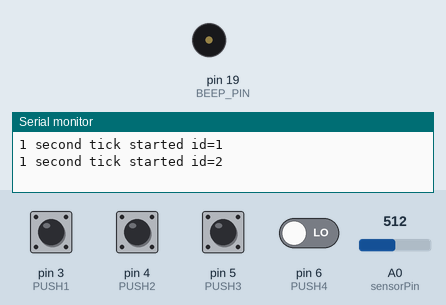
The sketch below on a simulated Arduino Uno, built with avr-gcc and run on an emulated ATmega328P. On the bench: buzzer (waves = sounding), the last lines printed to the serial monitor. Inputs (shaded band) come from the test bench; at power-on: pin 3 (PUSH1), pin 4 (PUSH2), pin 5 (PUSH3), pin 6 (PUSH4) LOW, A0 (sensorPin) = 512.

Above: at 3.3 s.
3.4 s: pin 6 (PUSH4) driven HIGH
At 4.7 s:
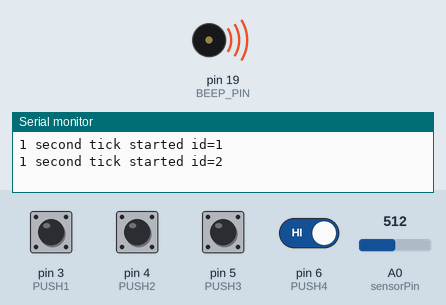
9.4 s: A0 (sensorPin) set to 306
11.1 s: pin 6 (PUSH4) driven LOW
At 12.0 s:
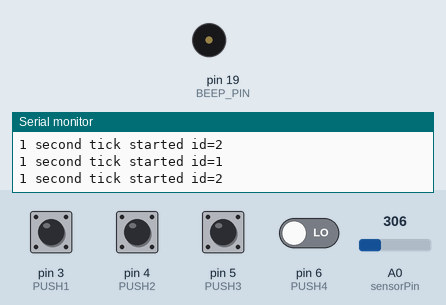
Timing chart, 0 to 13.6 s (numbered marks = the images above; inputs shaded):
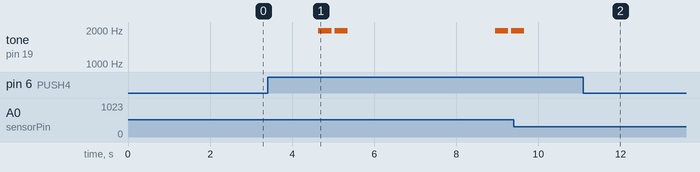

Measured:
- after the input at 3.4 s, tone on pin 19 (BEEP_PIN): plays 1974 Hz for 0.32 s, 1974 Hz for 0.32 s, 1974 Hz for 0.32 s, 1973 Hz for 0.06 s, starting after 1.2 s
- after the input at 11.1 s, tone on pin 19 (BEEP_PIN): stays silent (without the input it goes to 1974 Hz after 2.2 s)

The sketch:

Reflow_Control.ino
```cpp
/*
 * Author: Sean Lam
 * Date: April 13, 2017
 * Purpose: Control reflow process by selecting temperatures and times
 * NOTE: LCD Code has been adapted from Dr. Jesus Calvino-Fraga from ELEC 291
 *        (a project course for 2nd year electrical engineers at the
 *         University of British Columbia).
 */

#include "Timer.h"  //http://github.com/JChristensen/Timer

#define SSR_PIN 2
#define COOL_TEMP 60

// Pushbutton pin assignments
#define PUSH1 3
#define PUSH2 4
#define PUSH3 5
#define PUSH4 6

// LCD pin assignments
#define LCD_RS 7
#define LCD_RW 8
#define LCD_E  9
#define LCD_D4 10
#define LCD_D5 11
#define LCD_D6 12
#define LCD_D7 13
#define CHARS_PER_LINE 16

// Beeper
#define BEEP_PIN 19
#define BEEP_PERIOD 250

// Timer object
Timer t;

// Variables
char BUFF[CHARS_PER_LINE];
int soak_temp, soak_time, reflow_temp, reflow_time;
int soak_temp_ones, soak_temp_tens, soak_temp_hundreds;
int reflow_temp_ones, reflow_temp_tens, reflow_temp_hundreds;
int soak_time_mins, soak_time_secs;
int reflow_time_mins, reflow_time_secs;
double temperature, reading_1, reading_2;
int sensorPin = A0;
int state;
int select_parameter;

void setup() {
  // Set digital pins 7 - 13 on Arduino as output to LCD
  pinMode(LCD_RS, OUTPUT);
  pinMode(LCD_RW, OUTPUT);
  pinMode(LCD_E, OUTPUT);
  pinMode(LCD_D4, OUTPUT);
  pinMode(LCD_D5, OUTPUT);
  pinMode(LCD_D6, OUTPUT);
  pinMode(LCD_D7, OUTPUT);

  // Set up SSR pin and turn off oven
  pinMode(SSR_PIN, OUTPUT);
  digitalWrite(SSR_PIN, LOW);

  // Set digital pins 3 - 6 on Arduino as pushbutton inputs
  pinMode(PUSH1, INPUT);
  pinMode(PUSH2, INPUT);
  pinMode(PUSH3, INPUT);
  pinMode(PUSH4, INPUT);

  // Set digital pin 19 as beeper output
  pinMode(BEEP_PIN, OUTPUT);

  // Set up serial port with 9600 baud rate
  Serial.begin(9600);

  // Set up time decrement
  int tickEvent1 = t.every(990, decrementSoakTime);
  Serial.print("1 second tick started id=");
  Serial.println(tickEvent1);

  int tickEvent2 = t.every(990, decrementReflowTime);
  Serial.print("1 second tick started id=");
  Serial.println(tickEvent2);
}

void loop() {
  int i;

  // Initialise
  LCD_4BIT();

  LCDprint("REFLOW OVEN", 1, 1);
  LCDprint("CONTROLLER V1.0", 2, 1);
  delay(2000);
  clear_LCD();

  // Initialize variable for "SELECT REFLOW PROFILE" state
  state = 0;
  soak_temp = 0;
  soak_time = 0;
  reflow_temp = 0;
  reflow_time = 0;

  soak_temp_ones = 0;
  soak_temp_tens = 0;
  soak_temp_hundreds = 0;

  reflow_temp_ones = 0;
  reflow_temp_tens = 0;
  reflow_temp_hundreds = 0;

  soak_time_mins = 0;
  soak_time_secs = 0;

  reflow_time_mins = 0;
  reflow_time_secs = 0;

  while(1)
  {
    /********** STATE 0: SELECT REFLOW PROFILE ****************/
    select_parameter = 0;
    while(state == 0)
    {
      if(select_parameter == 0)
      { // Select Soak Temperature
        select_parameter = Select_Soak_Temp();
      }
      else if(select_parameter == 1)
      { // Select Soak Time
        select_parameter = Select_Soak_Time();
      }
      else if(select_parameter == 2)
      { // Select Reflow Temperature
        select_parameter = Select_Reflow_Temp();
      }
      else if(select_parameter == 3)
      { // Select Reflow Time
        select_parameter = Select_Reflow_Time();
      }
      else if(select_parameter == 4)
      {
        state = Start_Reflow_YN();
        if(state == 0)
        {
          select_parameter = 0;
        }
      }
    }

    Beep_Milli_Secs(300);

    /********** STATE 1: SOAK TEMPERATURE ****************/
    while(state == 1)
    {
      digitalWrite(SSR_PIN, HIGH);
      temperature = analogRead(sensorPin)/2.7 + 20.0;
      displayTemperature(temperature, state);

      if(temperature > (soak_temp))
      {
        state = 2;
      }
    }

    Beep_Milli_Secs(300);

    /************** STATE 2: SOAK TIME ******************/
    while(state == 2)
    {
      temperature = analogRead(sensorPin)/2.7 + 20.0;
      displayTemperature(temperature, state);

      t.update();

      if(temperature > soak_temp)
      {
        digitalWrite(SSR_PIN, LOW);
      }
      else
      {
        digitalWrite(SSR_PIN, HIGH);
      }

      if(soak_time <= 0)
      {
        state = 3;
      }
    }

    Beep_Milli_Secs(300);

    /************** STATE 3: REFLOW TEMPERATURE ******************/
    while(state == 3)
    {
      digitalWrite(SSR_PIN, HIGH);
      temperature = analogRead(sensorPin)/2.7 + 20.0;
      displayTemperature(temperature, state);

      if(temperature > reflow_temp)
      {
        state = 4;
      }
    }

    Beep_Milli_Secs(300);

    /************** STATE 4: REFLOW TIME ******************/
    while(state == 4)
    {
      temperature = analogRead(sensorPin)/2.7 + 20.0;
      displayTemperature(temperature, state);

      t.update();

      if(temperature > reflow_temp)
      {
        digitalWrite(SSR_PIN, LOW);
      }
      else
      {
        digitalWrite(SSR_PIN, HIGH);
      }

      if(reflow_time <= 0)
      {
        state = 5;
      }
    }

    Beep_Milli_Secs(1000);

    /************** STATE 5: COOLING ******************/
    while(state == 5)
    {
      temperature = analogRead(sensorPin)/2.7 + 20.0;
      displayTemperature(temperature, state);
      digitalWrite(SSR_PIN, LOW);

      if(temperature < COOL_TEMP)
      {
        state = 0;
        for(i = 0; i < 60; i++)
        {
          LCDprint("DONE DONE DONE", 1, 1);
          LCDprint("DONE DONE DONE", 2, 1);
          Beep_Milli_Secs(500);
          clear_LCD();
          Beep_Milli_Secs(500);
        }
      }
    }
  }
}

/****************************************************/
/************ REFLOW PROCESS FUNCTIONS **************/
/****************************************************/
int Select_Soak_Temp(void)
{
  int set_select_parameter = 0;

  // Add digits
  soak_temp = (soak_temp_hundreds*100) + (soak_temp_tens*10) + soak_temp_ones;
  sprintf(BUFF, "%d deg C", soak_temp);

  // Display selected soak temperature
  LCDprint("Soak Temperature", 1, 1);
  LCDprint(BUFF, 2, 1);

  if(digitalRead(PUSH1))
  {
    delay(100);
    soak_temp_hundreds = soak_temp_hundreds + 1;
    if(soak_temp_hundreds == 10)
    { // overflow handling
      soak_temp_hundreds = 0;
    }
  }
  else if(digitalRead(PUSH2))
  {
    delay(100);
    soak_temp_tens = soak_temp_tens + 1;
    if(soak_temp_tens == 10)
    { // overflow handling
      soak_temp_tens = 0;
    }
  }
  else if(digitalRead(PUSH3))
  {
    delay(100);
    soak_temp_ones = soak_temp_ones + 1;
    if(soak_temp_ones == 10)
    { // overflow handling
      soak_temp_hundreds = 0;
    }
  }
  else if(digitalRead(PUSH4))
  {
    delay(100);
    set_select_parameter = 1;
    clear_LCD();
  }

  return set_select_parameter;
}

int Select_Soak_Time(void)
{
  int set_select_parameter = 1;

  soak_time = (soak_time_mins*60) + soak_time_secs;

  sprintf(BUFF, "%d mins %d secs", soak_time_mins, soak_time_secs);
  LCDprint("Soak Time", 1, 1);
  LCDprint(BUFF, 2, 1);

  if(digitalRead(PUSH1))
  {
    delay(50);
    soak_time_mins = soak_time_mins + 1;
    if(soak_time_mins == 10)
    { // overflow handling
      soak_time_mins = 0;
    }
  }
  else if(digitalRead(PUSH2))
  {
    delay(50);
    soak_time_secs = soak_time_secs + 1;
    if(soak_time_secs == 60)
    { // overflow handling
      soak_time_secs = 0;
    }
  }
  else if(digitalRead(PUSH3))
  {
    delay(50);
    soak_time_secs = soak_time_secs - 1;
    if(soak_time_secs == -1)
    { // overflow handling
      soak_time_secs = 59;
    }
  }
  else if(digitalRead(PUSH4))
  {
    delay(100);
    set_select_parameter = 2;
    clear_LCD();
  }

  return set_select_parameter;
}

int Select_Reflow_Temp(void)
{
  int set_select_parameter = 2;

  // Add digits
  reflow_temp = (reflow_temp_hundreds*100) + (reflow_temp_tens*10) + reflow_temp_ones;
  sprintf(BUFF, "%d deg C", reflow_temp);

  // Display selected soak temperature
  LCDprint("Reflow Temp.", 1, 1);
  LCDprint(BUFF, 2, 1);

  if(digitalRead(PUSH1))
  {
    delay(100);
    reflow_temp_hundreds = reflow_temp_hundreds + 1;
    if(reflow_temp_hundreds == 10)
    { // overflow handling
      reflow_temp_hundreds = 0;
    }
  }
  else if(digitalRead(PUSH2))
  {
    delay(100);
    reflow_temp_tens = reflow_temp_tens + 1;
    if(reflow_temp_tens == 10)
    { // overflow handling
      reflow_temp_tens = 0;
    }
  }
  else if(digitalRead(PUSH3))
  {
    delay(100);
    reflow_temp_ones = reflow_temp_ones + 1;
    if(reflow_temp_ones == 10)
    { // overflow handling
      reflow_temp_hundreds = 0;
    }
  }
  else if(digitalRead(PUSH4))
  {
    delay(100);
    set_select_parameter = 3;
    clear_LCD();
  }

  return set_select_parameter;
}

int Select_Reflow_Time(void)
{
  int set_select_parameter = 3;

  reflow_time = (reflow_time_mins*60) + reflow_time_secs;

  sprintf(BUFF, "%d mins %d secs", reflow_time_mins, reflow_time_secs);
  LCDprint("Reflow Time", 1, 1);
  LCDprint(BUFF, 2, 1);

  if(digitalRead(PUSH1))
  {
    delay(50);
    reflow_time_mins = reflow_time_mins + 1;
    if(reflow_time_mins == 10)
    { // overflow handling
      reflow_time_mins = 0;
    }
  }
  else if(digitalRead(PUSH2))
  {
    delay(50);
    reflow_time_secs = reflow_time_secs + 1;
    if(reflow_time_secs == 60)
    { // overflow handling
      reflow_time_secs = 0;
    }
  }
  else if(digitalRead(PUSH3))
  {
    delay(50);
    reflow_time_secs = reflow_time_secs - 1;
    if(reflow_time_secs == -1)
    { // overflow handling
      reflow_time_secs = 59;
    }
  }
  else if(digitalRead(PUSH4))
  {
    delay(100);
    set_select_parameter = 4;
    clear_LCD();
  }

  return set_select_parameter;
}

int Start_Reflow_YN(void)
{
  int next_state;

  while(1)
  {
    LCDprint("1: Go Back", 1, 1);
    LCDprint("4: Start Reflow", 2, 1);
    if(digitalRead(PUSH1))
    {
      delay(50);
      next_state = 0;
      break;
    }
    else if(digitalRead(PUSH4))
    {
      delay(50);
      next_state = 1;
      break;
    }
  }

  return next_state;
}

void displayTemperature(int temperature, int state)
{
  if(state == 1)
  { // Soak Temperature
    sprintf(BUFF, "%d C Soak Temp", soak_temp);
    LCDprint(BUFF, 1, 1);
  }
  else if(state == 2)
  { // Soak Time: Includes logic to add a 0 in front of the time for aesthetics
    if(soak_time/60 < 10)
    {
      if( (soak_time - (soak_time/60)*60) < 10)
      {
        sprintf(BUFF, "0%d:0%d Soak Time", soak_time/60, soak_time - (soak_time/60)*60);
      }
      else
      {
        sprintf(BUFF, "0%d:%d Soak Time", soak_time/60, soak_time - (soak_time/60)*60);
      }
    }
    else
    {
      if((soak_time - (soak_time/60)*60) < 10)
      {
        sprintf(BUFF, "%d:0%d Soak Time", soak_time/60, soak_time - (soak_time/60)*60);
      }
      else
      {
        sprintf(BUFF, "%d:%d Soak Time", soak_time/60, soak_time - (soak_time/60)*60);
      }
    }
    LCDprint(BUFF, 1, 1);
  }
  else if(state == 3)
  { // Reflow Temperature
    sprintf(BUFF, "%d C Refl. Temp", reflow_temp);
    LCDprint(BUFF, 1, 1);
  }
  else if(state == 4)
  { // Reflow Time
    if(reflow_time/60 < 10)
    {
      if( (reflow_time - (reflow_time/60)*60) < 10)
      {
        sprintf(BUFF, "0%d:0%d Refl. Time", reflow_time/60, reflow_time - (reflow_time/60)*60);
      }
      else
      {
        sprintf(BUFF, "0%d:%d Refl. Time", reflow_time/60, reflow_time - (reflow_time/60)*60);
      }
    }
    else
    {
      if((reflow_time - (reflow_time/60)*60) < 10)
      {
        sprintf(BUFF, "%d:0%d Refl. Time", reflow_time/60, reflow_time - (reflow_time/60)*60);
      }
      else
      {
        sprintf(BUFF, "%d:%d Refl. Time", reflow_time/60, soak_time - (reflow_time/60)*60);
      }
    }
    LCDprint(BUFF, 1, 1);
  }
  else if(state == 5)
  { // Cooling
     sprintf(BUFF, "%d C Cool Temp", COOL_TEMP);
     LCDprint(BUFF, 1, 1);
  }

    // Print current temperature on second line
    sprintf(BUFF, "%d C Curr. Temp", temperature);
    LCDprint(BUFF, 2, 1);
}

void Beep_Milli_Secs(int milli_secs)
{
  int i;

  for(i = 0; i < milli_secs; i++)
  {
    digitalWrite(BEEP_PIN, HIGH);
    delayMicroseconds(BEEP_PERIOD);
    digitalWrite(BEEP_PIN, LOW);
    delayMicroseconds(BEEP_PERIOD);
    digitalWrite(BEEP_PIN, HIGH);
    delayMicroseconds(BEEP_PERIOD);
    digitalWrite(BEEP_PIN, LOW);
    delayMicroseconds(BEEP_PERIOD);
  }
}

void decrementSoakTime()
{
  if(state == 2)
  {
    soak_time = soak_time - 1;
  }
}

void decrementReflowTime()
{
  if(state == 4)
  {
    reflow_time = reflow_time - 1;
  }
}

/****************************************************/
/***************** LCD FUNCTIONS ********************/
/****************************************************/
void LCD_pulse (void)
{
  digitalWrite(LCD_E, HIGH);
  delayMicroseconds(40);
  digitalWrite(LCD_E, LOW);
}

void LCD_byte (unsigned char x)
{
  digitalWrite(LCD_D7, bitRead(x, 7));
  digitalWrite(LCD_D6, bitRead(x, 6));
  digitalWrite(LCD_D5, bitRead(x, 5));
  digitalWrite(LCD_D4, bitRead(x, 4));
  LCD_pulse();
  delayMicroseconds(40);
  digitalWrite(LCD_D7, bitRead(x, 3));
  digitalWrite(LCD_D6, bitRead(x, 2));
  digitalWrite(LCD_D5, bitRead(x, 1));
  digitalWrite(LCD_D4, bitRead(x, 0));
  LCD_pulse();
}

void WriteData (unsigned char x)
{
  digitalWrite(LCD_RS, HIGH);
  LCD_byte(x);
  delay(2);
}

void WriteCommand (unsigned char x)
{
  digitalWrite(LCD_RS, LOW);
  LCD_byte(x);
  delay(5);
}

void LCD_4BIT (void)
{
  digitalWrite(LCD_E, LOW); // Resting state of LCD's enable pin is zero
  digitalWrite(LCD_RW, LOW); // We are only writing to the LCD in this program
  delay(20);
  // First make sure the LCD is in 8-bit mode and then change to 4-bit mode
  WriteCommand(0x33);
  WriteCommand(0x33);
  WriteCommand(0x32); // Change to 4-bit mode

  // Configure the LCD
  WriteCommand(0x28);
  WriteCommand(0x0c);
  WriteCommand(0x01); // Clear screen command (takes some time)
  delay(20); // Wait for clear screen command to finsih.
}

void LCDprint(char * string, unsigned char line, int clear_yn)
{
  int j;

  WriteCommand(line==2?0xc0:0x80);
  delay(5);
  for(j=0; string[j]!=0; j++) WriteData(string[j]);// Write the message
  if(clear_yn) for(; j<CHARS_PER_LINE; j++) WriteData(' '); // Clear the rest of the line
}

void clear_LCD(void)
{
  LCDprint(" ", 1, 1);
  LCDprint(" ", 2, 1);
}
```
